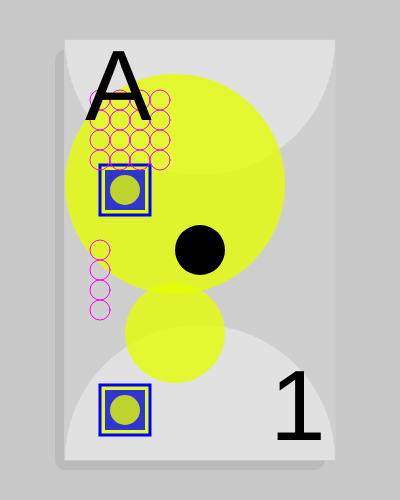
Frame 1 (no input)
Frame 60 (no input): identical to frame 1, image omitted
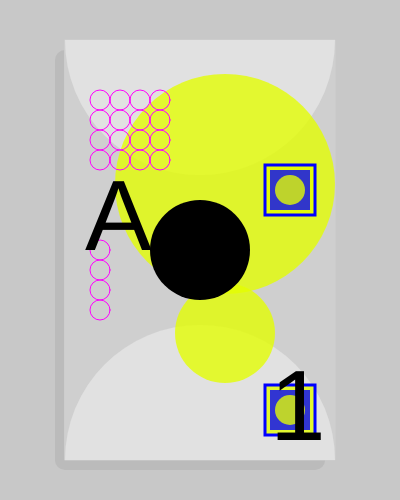
Frame 120 (the mouse pressed at the canvas centre since frame 60)

The p5.js sketch that drew these frames (run headless with seeded random() and noise() and a simulated clock; from frame 60 on, the mouse is pressed at the canvas centre):

// p5.js sketch
// ── sketch.js
// Study 1 - Jan
// Mirrored from OpenProcessing sketch 2901315.
// Original: https://openprocessing.org/sketch/2901315
// License shown on OpenProcessing: CC BY-NC-SA 3.0

// global variables for circle movement
let minX = 175;
let maxX = 225;
let circleMouseLimit;

// global variables for Letter A
let aMinY = 120;
let aMaxY = 440;
let aTypeMoveLimit;

// global variable for number 1
let oneMinY = 440;
let oneMaxY = 120;
let oneTypeMoveLimit;

// variables for littleSquare
let sqMinX = 5;
let sqMaxX = 170;
let sqMoveX;

// COLORS
let colorTriggerY = 250; // this is my value where it flips

// variable size for black circle
let circMin = 50;
let circMax = 100;
let circRadius;

function setup() {
  createCanvas(400, 500);
  background(200); // initial background
}

// littleSquare function
function littleSquare(x, y) {
  push();
  translate(x, y);
  rectMode(CENTER);

  // bigger square with outline
  stroke(0, 0, 255);
  strokeWeight(3);
  fill(229, 255, 0, 200);
  square(120, 100, 50);

  // smaller square with no outline
  noStroke();
  fill(0, 0, 255, 200);
  square(120, 100, 40);

  // inner circle
  noStroke();
  fill(229, 255, 0, 200);
  circle(120, 100, 30);

  pop();
}

// littleCircles function
function littleCircles(x, y) {
  push();
  translate(x, y);
  rectMode(CENTER);

  // circle assembly
  stroke(255, 0, 255);
  strokeWeight(1);
  noFill();
  circle(50, 50, 20);
  circle(50, 70, 20);
  circle(50, 90, 20);
  circle(50, 110, 20);

  pop();
}

function draw() {
  background(200); // reset background each frame

  // limit mouse position for yellow circles to slide left to right
  circleMouseLimit = constrain(mouseY, minX, maxX);
  let altColors = mouseY > colorTriggerY;

  // fake drop shadow
  rectMode(CENTER);
  noStroke();
  fill(135, 134, 134, 50);
  rect(190, 260, 270, 420, 10);

  // postage stamp base
  rectMode(CENTER);
  if (altColors) {
    fill(255);
    stroke(0);
  } else {
    fill(207);
    stroke(207);
  }
  strokeWeight(1);
  rect(200, height / 2, 270, 420);

  // half circle up
  if (altColors) {
    fill(207);
    stroke(207);
  } else {
    fill(225);
    stroke(255);
  }
  noStroke();
  arc(200, 460, 270, 270, PI, TWO_PI);

  // half circle down
  if (altColors) {
    fill(207);
    stroke(207);
  } else {
    fill(225);
    stroke(255);
  }
  noStroke();
  arc(200, 40, 270, 270, 0, PI);

  // attached yellow circles
  noStroke();
  fill(229, 255, 0, 200);
  circle(circleMouseLimit, 184, 220);
  circle(circleMouseLimit, 333, 100);

  // custom compiled shapes
  sqMoveX = constrain(mouseY, sqMinX, sqMaxX);

  littleSquare(sqMoveX, 90);
  littleSquare(sqMoveX, 310);

  littleCircles(50, 50);
  littleCircles(50, 200);
  littleCircles(70, 50);
  littleCircles(90, 50);
  littleCircles(110, 50);

  // growing black circle
  circRadius = constrain(mouseY, circMin, circMax);
  noStroke();
  fill(0);
  circle(width / 2, height / 2, circRadius);

  // letter A
  aTypeMoveLimit = constrain(mouseY, aMinY, aMaxY);
  textSize(100);
  fill(0);
  text("A", 85, aTypeMoveLimit);

  // number 1
  oneTypeMoveLimit = constrain(mouseY, oneMinY, oneMaxY);
  textSize(100);
  fill(0);
  text("1", 270, oneTypeMoveLimit);
}
